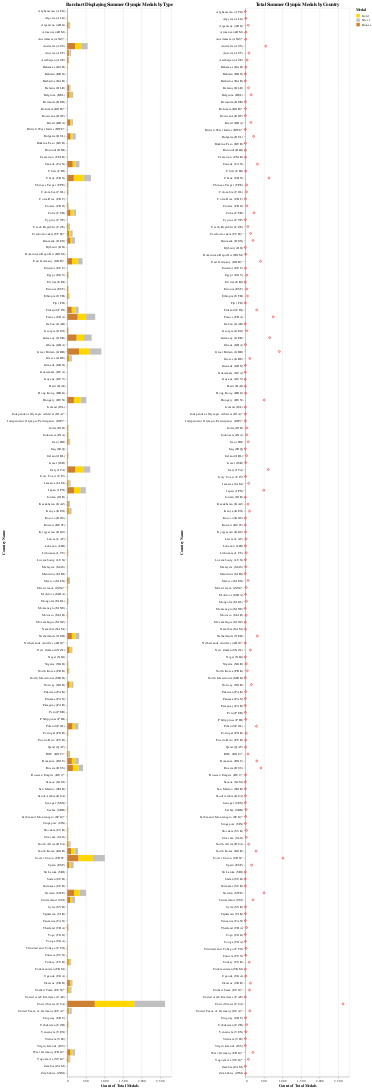

The notebook cell saved with this chart:
### Code cell
stacked_chart | slider_chart

### Figure 1 — Vega-Lite specification as saved in the notebook (floating-point values rounded to 4 significant figures; data arrays with more than 128 entries replaced by an {"elided": "..."} marker saying what was removed)
{"config": {"view": {"continuousWidth": 300, "continuousHeight": 300}}, "hconcat": [{"data": {"name": "data-9588c8acf20f593e94fca03a74b1de9f"}, "mark": {"type": "bar", "tooltip": true}, "encoding": {"color": {"condition": {"param": "param_50", "field": "Medal", "scale": {"domain": ["Gold", "Silver", "Bronze"], "range": ["#FFD700", "#C0C0C0", "#CD7F32"]}, "type": "nominal"}, "value": "lightgray"}, "x": {"aggregate": "sum", "field": "Count", "title": "Count of Total Medals", "type": "quantitative"}, "y": {"field": "Country", "title": "Country Name", "type": "ordinal"}}, "name": "view_9", "title": "Barchart Displaying Summer Olympic Medals by Type"}, {"data": {"name": "data-08634f32f4db4ff9cd470dcd68552dc1"}, "mark": {"type": "point"}, "encoding": {"color": {"condition": {"test": "(datum.Total <= SelectorName.cutoff)", "value": "red"}, "value": "white"}, "x": {"field": "Total", "title": "Count of Total Medals", "type": "quantitative"}, "y": {"field": "NOC", "title": "Country Name", "type": "nominal"}}, "name": "view_10", "title": "Total Summer Olympic Medals by Country"}], "params": [{"name": "param_50", "select": {"type": "point", "fields": ["Medal"]}, "bind": "legend", "views": ["view_9"]}, {"name": "param_51", "select": {"type": "interval"}, "views": ["view_9"]}, {"name": "SelectorName", "select": {"type": "point", "fields": ["cutoff"]}, "bind": {"input": "range", "max": 3000, "min": 1, "name": "Cutoff", "step": 1}, "value": 3000, "views": ["view_10"]}], "$schema": "https://vega.github.io/schema/vega-lite/v5.17.0.json", "datasets": {"data-9588c8acf20f593e94fca03a74b1de9f": {"elided": "462 records"}, "data-08634f32f4db4ff9cd470dcd68552dc1": {"elided": "154 records"}}}
